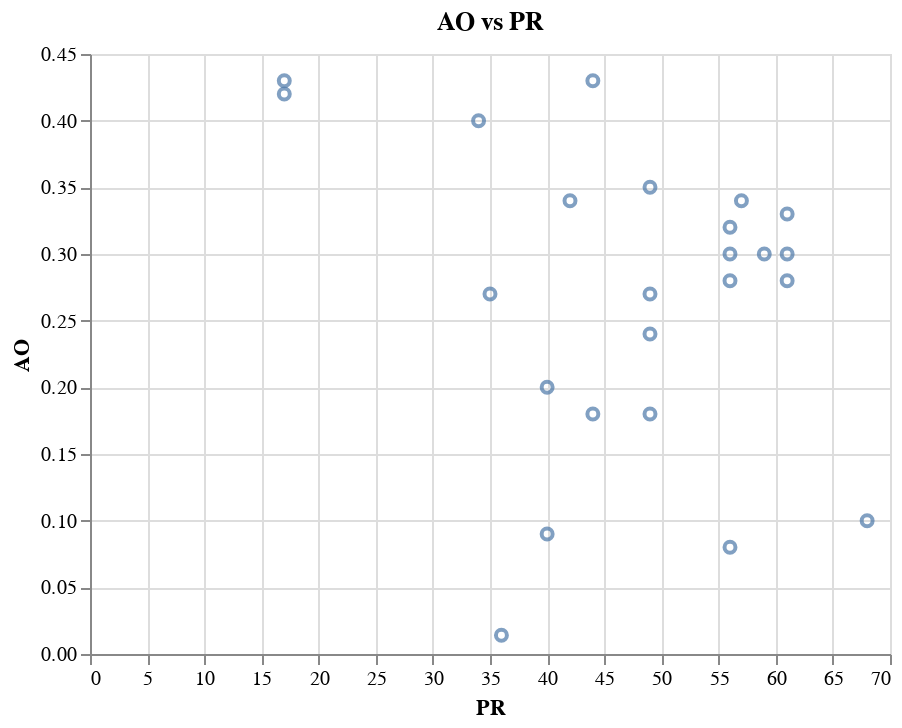

Notebook code cell kept with this figure:
### Code cell
alt.Chart(cars, title='AO vs PR')\
.mark_point().encode(x='PR', y=alt.Y('AO', scale=alt.Scale(zero=False)))

### Figure 1 — Vega-Lite specification as saved in the notebook (floating-point values rounded to 4 significant figures)
{"$schema": "https://vega.github.io/schema/vega-lite/v3.2.1.json", "config": {"mark": {"tooltip": null}, "view": {"height": 300, "width": 400}}, "data": {"name": "data-4f178b92166a94dc5d89dbe6ec99da46"}, "datasets": {"data-4f178b92166a94dc5d89dbe6ec99da46": [{"AO": 0.27, "CON": 1.11, "Country": "Austria", "DEN": 89, "GDP": 7.7, "POP": 7.5, "PR": 49, "TR": 2.6}, {"AO": 0.3, "CON": 1.04, "Country": "Belgium", "DEN": 323, "GDP": 9.8, "POP": 9.8, "PR": 59, "TR": 1.6}, {"AO": 0.42, "CON": 2.82, "Country": "Canada", "DEN": 2, "GDP": 8.7, "POP": 23.5, "PR": 17, "TR": 0.1}, {"AO": 0.28, "CON": 1.21, "Country": "Denmark", "DEN": 119, "GDP": 11, "POP": 5.1, "PR": 56, "TR": 1.9}, {"AO": 0.24, "CON": 1.22, "Country": "Finland", "DEN": 16, "GDP": 7.1, "POP": 4.8, "PR": 49, "TR": 2.2}, {"AO": 0.33, "CON": 1.03, "Country": "France", "DEN": 97, "GDP": 8.8, "POP": 53.3, "PR": 61, "TR": 1.5}, {"AO": 0.35, "CON": 1.11, "Country": "Germany", "DEN": 247, "GDP": 10.4, "POP": 61.3, "PR": 49, "TR": 1.7}, {"AO": 0.08, "CON": 1.72, "Country": "Greece", "DEN": 71, "GDP": 3.4, "POP": 9.4, "PR": 56, "TR": 0.7}, {"AO": 0.34, "CON": 1.23, "Country": "Iceland", "DEN": 2, "GDP": 9.8, "POP": 0.2, "PR": 57, "TR": 2}, {"AO": 0.2, "CON": 1.51, "Country": "Ireland", "DEN": 46, "GDP": 3.8, "POP": 3.2, "PR": 40, "TR": 0.3}, {"AO": 0.3, "CON": 0.61, "Country": "Italy", "DEN": 188, "GDP": 4.6, "POP": 56.7, "PR": 61, "TR": 1.8}, {"AO": 0.18, "CON": 1.23, "Country": "Japan", "DEN": 309, "GDP": 8.5, "POP": 114.9, "PR": 49, "TR": 3.5}, {"AO": 0.43, "CON": 1.61, "Country": "Luxembourg", "DEN": 138, "GDP": 9.8, "POP": 0.4, "PR": 44, "TR": 0.8}, {"AO": 0.3, "CON": 1.08, "Country": "Netherlands", "DEN": 412, "GDP": 9.4, "POP": 13.9, "PR": 56, "TR": 1.5}, {"AO": 0.4, "CON": 1.32, "Country": "New.Zealand", "DEN": 12, "GDP": 5.9, "POP": 3.1, "PR": 34, "TR": 0.2}, {"AO": 0.28, "CON": 1.06, "Country": "Norway", "DEN": 13, "GDP": 9.8, "POP": 4.1, "PR": 61, "TR": 1.7}, {"AO": 0.1, "CON": 0.73, "Country": "Portugal", "DEN": 107, "GDP": 1.8, "POP": 9.8, "PR": 68, "TR": 0.9}, {"AO": 0.18, "CON": 0.82, "Country": "Spain", "DEN": 73, "GDP": 4, "POP": 36.8, "PR": 44, "TR": 1.3}, {"AO": 0.34, "CON": 1.31, "Country": "Sweden", "DEN": 18, "GDP": 10.6, "POP": 8.3, "PR": 42, "TR": 1.7}, {"AO": 0.32, "CON": 1.33, "Country": "Switzerland", "DEN": 153, "GDP": 13.3, "POP": 6.3, "PR": 56, "TR": 2}, {"AO": 0.014, "CON": 3.32, "Country": "Turkey", "DEN": 55, "GDP": 1.2, "POP": 42.7, "PR": 36, "TR": 0.1}, {"AO": 0.27, "CON": 1.21, "Country": "U.K.", "DEN": 229, "GDP": 5.5, "POP": 55.8, "PR": 35, "TR": 1.6}, {"AO": 0.43, "CON": 2.71, "Country": "U.S.A.", "DEN": 23, "GDP": 9.7, "POP": 218.2, "PR": 17, "TR": 0.3}, {"AO": 0.09, "CON": 1.13, "Country": "Yugoslavia", "DEN": 86, "GDP": 2.1, "POP": 22, "PR": 40, "TR": 2.1}]}, "encoding": {"x": {"field": "PR", "type": "quantitative"}, "y": {"field": "AO", "scale": {"zero": false}, "type": "quantitative"}}, "mark": "point", "title": "AO vs PR"}
